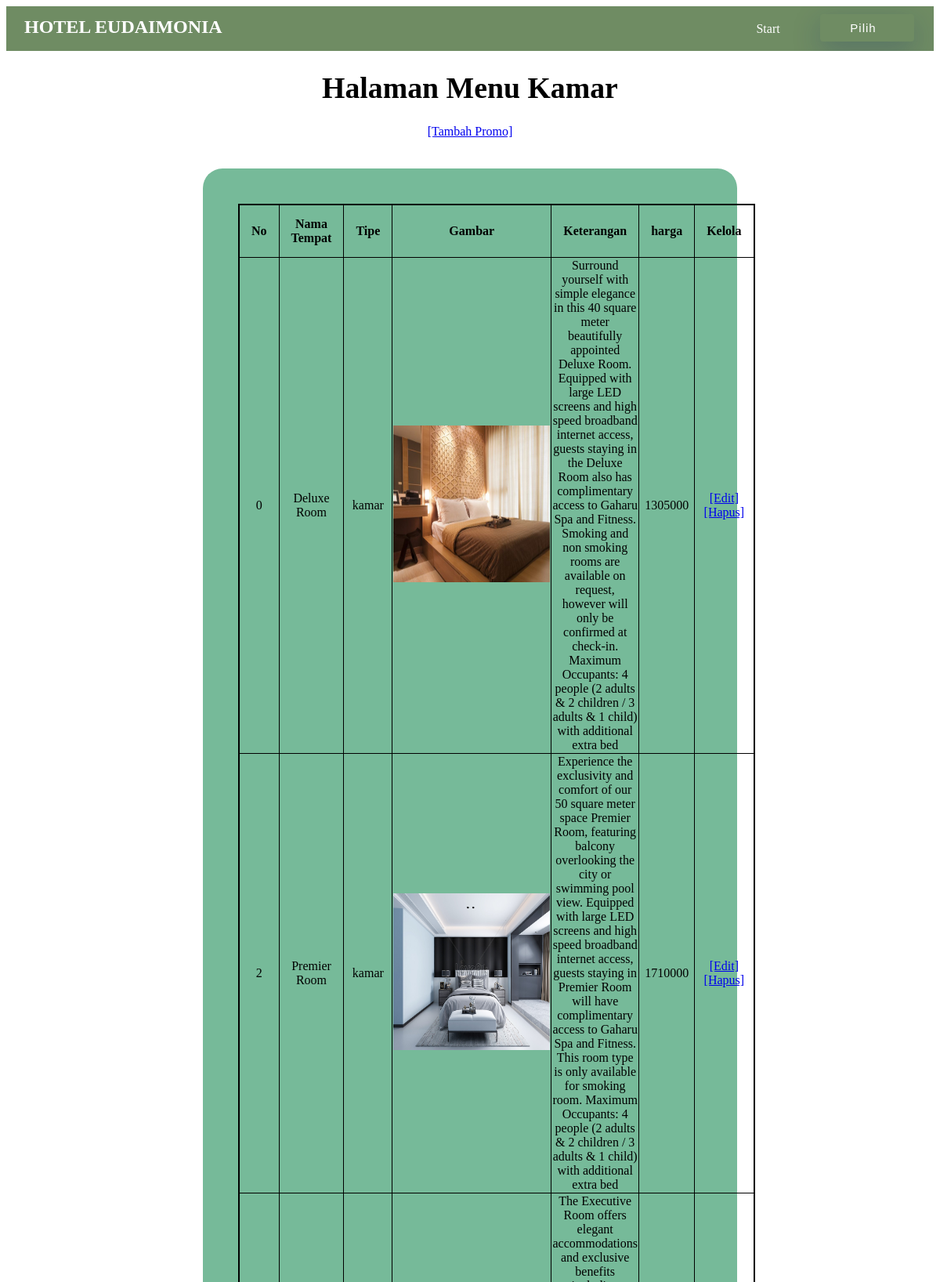
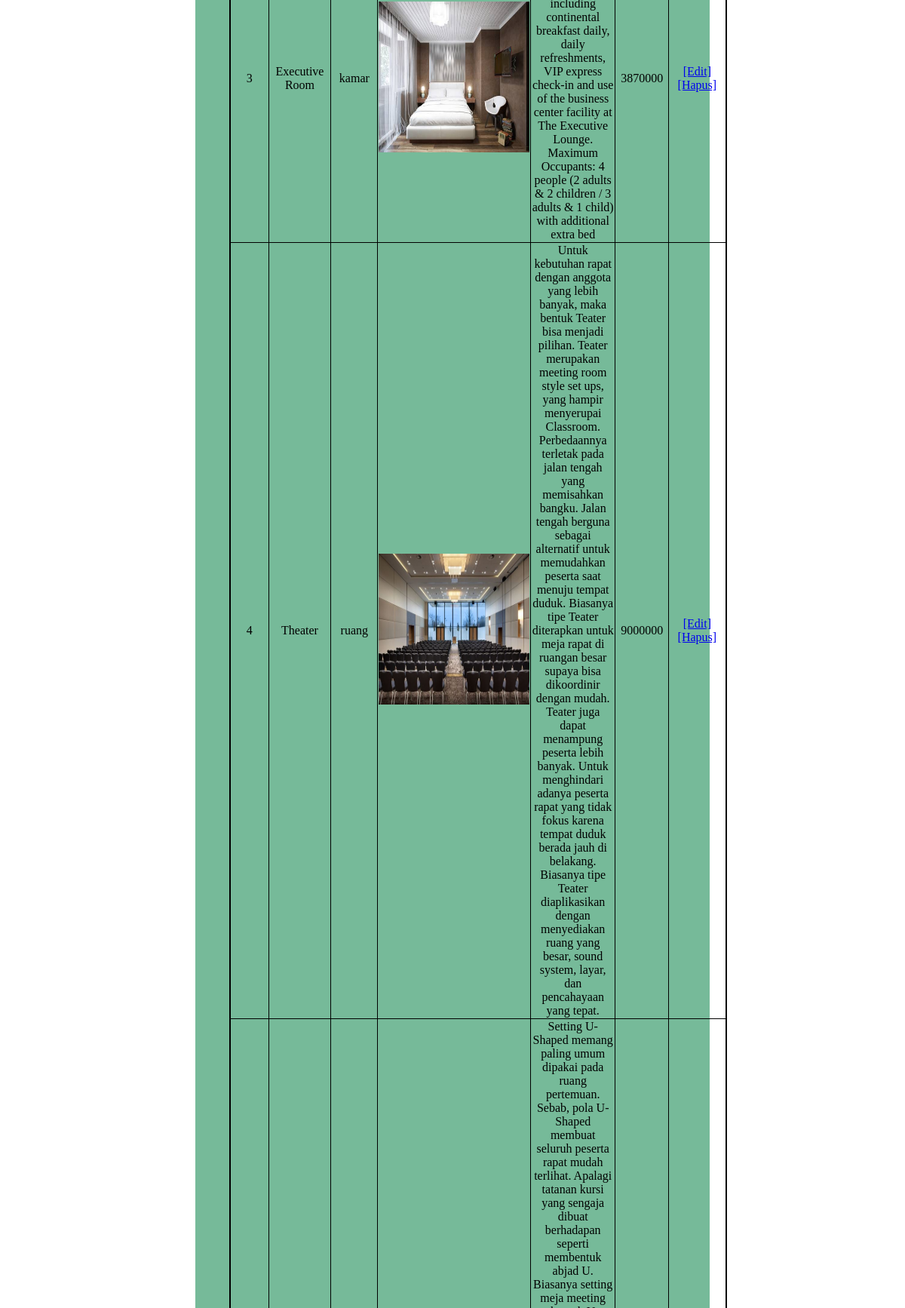
/index.php/crud_kamar (upper part), run on the app's committed database (2 pictures, top to bottom).
### tables this page shows
CREATE TABLE `kamar` (
  `id_tempat` int(5) NOT NULL,
  `nama_tempat` varchar(50) NOT NULL,
  `tipe` varchar(50) NOT NULL,
  `gambar_tempat` varchar(50) NOT NULL,
  `tempat_teks` text NOT NULL,
  `harga` int(11) DEFAULT NULL
);

### application/controllers/Crud_kamar.php (called while the page is built, shortened)
<?php
class Crud_kamar extends CI_Controller{
    function __construct(){
        $this->load->model('M_kamar');
        $this->load->helper('form');
    }
    public function index(){
        $data['kamar'] = $this->M_kamar->get_kamar()->result_array();
        $this->load->view('kamar/main_kamar', $data);
    }
}
?>

### index.php (called while the page is built, shortened)
<?php
require_once BASEPATH.'core/CodeIgniter.php';

### application/models/M_kamar.php (called while the page is built, shortened)
<?php
class M_kamar extends CI_Model{
    public function get_kamar(){
        return $this->db->get('kamar');
    }
}

### application/views/kamar/main_kamar.php (the view, shortened to what this page needs)
<!DOCTYPE html>
<html lang="en">
<head>
    <link rel="stylesheet" href="<?php echo base_url();?>vendor/stint/css/form1.css" type="text/css" media="all">
</head>
<body>
<div id="navbar1">
    <div class="c">
            <label for="modal-btn">Pilih <i class="uil uil-expand-arrows"></i></label>
        </div>
            <div id="navbar">
        <b>HOTEL EUDAIMONIA</b>
          <a href="<?php echo site_url('Tampilan');?>">Start</a>
    </div>
</div>
    <h1>Halaman Menu Kamar</h1>
    <a href="<?php echo site_url('crud_kamar/tambah_kamar');?>">[Tambah Promo]</a>
    <div class="for1">
    <table border="1">
        <tr>
            <th>No</th>
            <th>Nama Tempat</th>
            <th>Tipe</th>
            <th>Gambar</th>
            <th>Keterangan</th>
            <th>harga</th>
            <th>Kelola</th>
        </tr>
        <?php foreach ($kamar as $tempat) { ?>
        <tr>
            <td><?php echo $tempat['id_tempat'];?></td>
            <td><?php echo $tempat['nama_tempat'];?></td>
            <td><?php echo $tempat['tipe'];?></td>
            <td><img src="<?php echo base_url('uploads/'.$tempat['gambar_tempat']); ?>" alt="gambar_kamar" width="200" height="200"></td>
            <td><?php echo $tempat['tempat_teks'];?></td>
            <td><?php echo $tempat['harga'];?></td>
            <td><a href="<?php echo site_url('crud_kamar/edit/'.$tempat['id_tempat']); ?>">[Edit]</a>
            <a href="<?php echo site_url('crud_kamar/delete/'.$tempat['id_tempat']);?>">[Hapus]</a></td>
        </tr>
        <?php } ?>
    </table>
    </div>
</body>
</html>

### data on the page
kamar: id_tempat "0", nama_tempat "Deluxe Room", tipe "kamar", gambar_tempat (picture), tempat_teks "Surround yourself with simple elegance in this 40 square meter beautifully appointed Deluxe Room. Equipped with large LED screens and high speed broadband internet access, guests staying in the Deluxe Room also has complimentary access to Gaharu Spa and Fitness. Smoking and non smoking rooms are available on request, however will only be confirmed at check-in. Maximum Occupants: 4 people (2 adults & 2 children / 3 adults & 1 child) with additional extra bed", harga "1305000"
kamar: id_tempat "2", nama_tempat "Premier Room", tipe "kamar", gambar_tempat (picture), tempat_teks "Experience the exclusivity and comfort of our 50 square meter space Premier Room, featuring balcony overlooking the city or swimming pool view. Equipped with large LED screens and high speed broadband internet access, guests staying in Premier Room will have complimentary access to Gaharu Spa and Fitness. This room type is only available for smoking room. Maximum Occupants: 4 people (2 adults & 2 children / 3 adults & 1 child) with additional extra bed", harga "1710000"
kamar: id_tempat "3", nama_tempat "Executive Room", tipe "kamar", gambar_tempat (picture), tempat_teks "The Executive Room offers elegant accommodations and exclusive benefits including continental breakfast daily, daily refreshments, VIP express check-in and use of the business center facility at The Executive Lounge. Maximum Occupants: 4 people (2 adults & 2 children / 3 adults & 1 child) with additional extra bed", harga "3870000"
kamar: id_tempat "4", nama_tempat "Theater", tipe "ruang", gambar_tempat (picture), tempat_teks "Untuk kebutuhan rapat dengan anggota yang lebih banyak, maka bentuk Teater bisa menjadi pilihan. Teater merupakan meeting room style set ups, yang hampir menyerupai Classroom. Perbedaannya terletak pada jalan tengah yang memisahkan bangku. Jalan tengah berguna sebagai alternatif untuk memudahkan peserta saat menuju tempat duduk. Biasanya tipe Teater diterapkan untuk meja rapat di ruangan besar supaya bisa dikoordinir dengan mudah. Teater juga dapat menampung peserta lebih banyak. Untuk menghindari adanya peserta rapat yang tidak fokus karena tempat duduk berada jauh di belakang. Biasanya tipe Teater diaplikasikan dengan menyediakan ruang yang besar, sound system, layar, dan pencahayaan yang…", harga "9000000"
